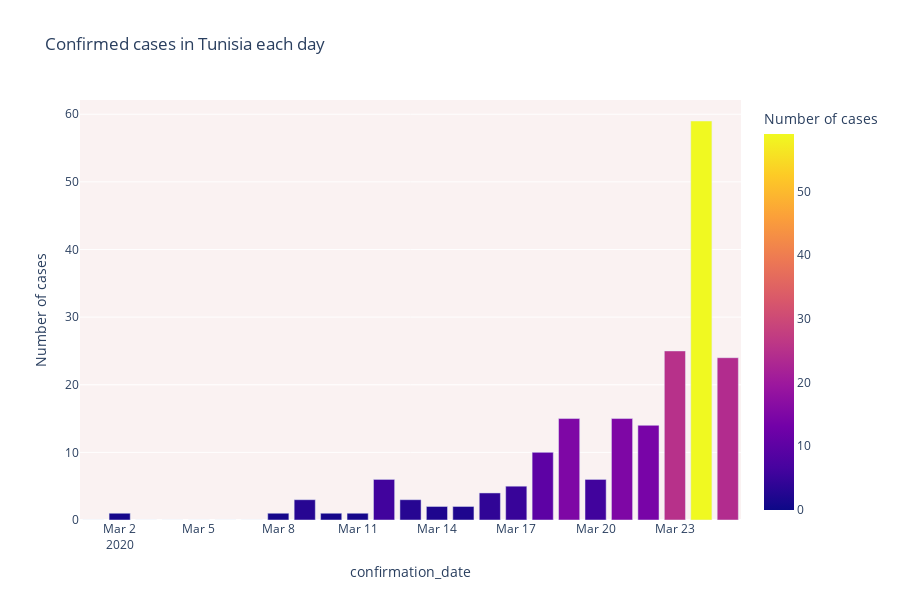

The code cell stored with this chart in its notebook:
### Code cell
fig = px.bar(data_count, x="confirmation_date", y="Number of cases", color='Number of cases', orientation='v', height=600,
             title='Confirmed cases in Tunisia each day', color_discrete_sequence = px.colors.cyclical.mygbm)

fig.update_layout(plot_bgcolor='rgb(250, 242, 242)')
fig.show()

### Figure 1 — Plotly figure (JSON) as saved in the notebook; plotly's stock layout.template omitted (floating-point values rounded to 4 significant figures)
{"data": [{"alignmentgroup": "True", "hoverlabel": {"namelength": 0}, "hovertemplate": "confirmation_date=%{x}<br>Number of cases=%{marker.color}", "legendgroup": "", "marker": {"color": [0, 1, 0, 0, 0, 0, 0, 1, 3, 1, 1, 6, 3, 2, 2, 4, 5, 10, 15, 6, 15, 14, 25, 59, 24], "coloraxis": "coloraxis"}, "name": "", "offsetgroup": "", "orientation": "v", "showlegend": false, "textposition": "auto", "type": "bar", "x": ["2020-03-01", "2020-03-02", "2020-03-03", "2020-03-04", "2020-03-05", "2020-03-06", "2020-03-07", "2020-03-08", "2020-03-09", "2020-03-10", "2020-03-11", "2020-03-12", "2020-03-13", "2020-03-14", "2020-03-15", "2020-03-16", "2020-03-17", "2020-03-18", "2020-03-19", "2020-03-20", "2020-03-21", "2020-03-22", "2020-03-23", "2020-03-24", "2020-03-25"], "xaxis": "x", "y": [0, 1, 0, 0, 0, 0, 0, 1, 3, 1, 1, 6, 3, 2, 2, 4, 5, 10, 15, 6, 15, 14, 25, 59, 24], "yaxis": "y"}], "layout": {"barmode": "relative", "coloraxis": {"colorbar": {"title": {"text": "Number of cases"}}, "colorscale": [[0, "#0d0887"], [0.1111, "#46039f"], [0.2222, "#7201a8"], [0.3333, "#9c179e"], [0.4444, "#bd3786"], [0.5556, "#d8576b"], [0.6667, "#ed7953"], [0.7778, "#fb9f3a"], [0.8889, "#fdca26"], [1, "#f0f921"]]}, "height": 600, "legend": {"tracegroupgap": 0}, "plot_bgcolor": "rgb(250, 242, 242)", "title": {"text": "Confirmed cases in Tunisia each day"}, "xaxis": {"anchor": "y", "domain": [0, 1], "title": {"text": "confirmation_date"}}, "yaxis": {"anchor": "x", "domain": [0, 1], "title": {"text": "Number of cases"}}}}
